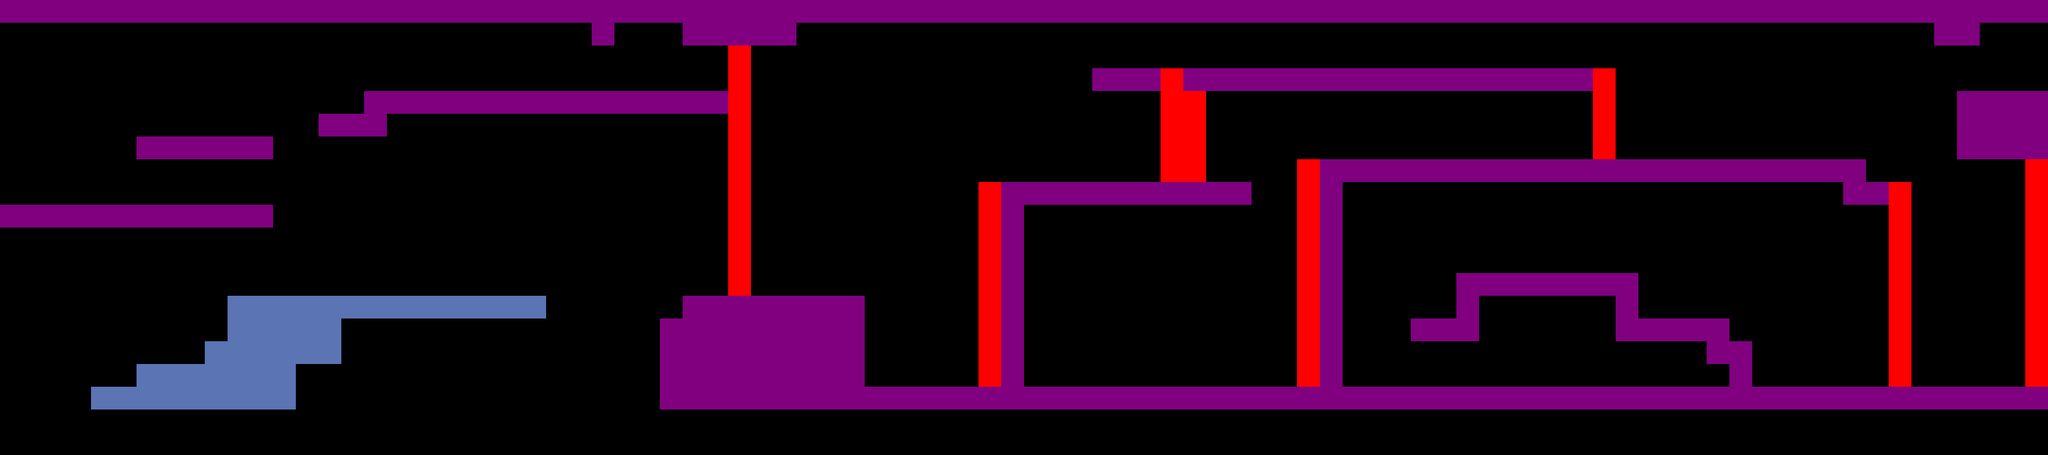

This is a level from a 2D game, rendered from its Tiled map with the project's own tilesets. A one-line summary and the map file follow, with tile-layer data summarised:
An orthogonal 90x20 tile map with 32x32 px tiles, 1 tile layer (Tile Layer 1) and 7 objects.

<map version="1.0" orientation="orthogonal" width="90" height="20" tilewidth="32" tileheight="32">
 <tileset firstgid="1" name="tile_base" tilewidth="32" tileheight="32">
  <image source="tile_base.png" width="160" height="32" />
 </tileset>
 <layer name="Tile Layer 1" width="90" height="20">
  <data>[1800 cells, 442 non-empty, 3 distinct tile ids]</data>
 </layer>
 <objectgroup name="Object Layer 1" width="90" height="20">
  <object gid="4" x="769" y="640" />
  <object gid="4" x="769" y="609" />
  <object gid="4" x="768" y="576" />
  <object gid="4" x="767" y="545" />
  <object gid="4" x="767" y="512" />
  <object gid="4" x="767" y="479" />
  <object gid="4" x="768" y="447" />
 </objectgroup>
</map>